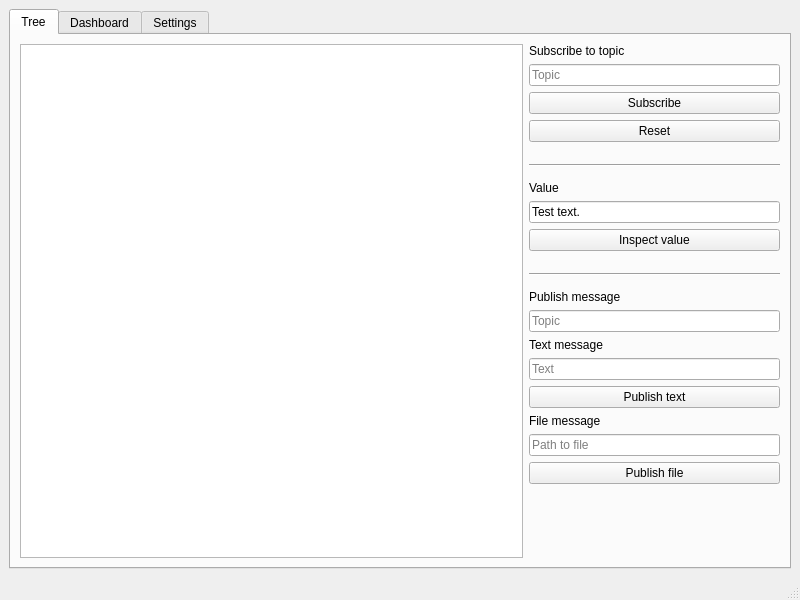
<?xml version="1.0" encoding="UTF-8"?>
<ui version="4.0">
 <class>MainWindow</class>
 <widget class="QMainWindow" name="MainWindow">
  <property name="geometry">
   <rect>
    <x>0</x>
    <y>0</y>
    <width>800</width>
    <height>600</height>
   </rect>
  </property>
  <property name="windowTitle">
   <string>MainWindow</string>
  </property>
  <widget class="QWidget" name="centralwidget">
   <layout class="QVBoxLayout" name="verticalLayout_3">
    <item>
     <widget class="QTabWidget" name="tabWidget">
      <property name="currentIndex">
       <number>0</number>
      </property>
      <widget class="QWidget" name="tree_tab">
       <attribute name="title">
        <string>Tree</string>
       </attribute>
       <layout class="QVBoxLayout" name="verticalLayout_4">
        <item>
         <layout class="QHBoxLayout" name="horizontalLayout" stretch="2,1">
          <property name="spacing">
           <number>6</number>
          </property>
          <item>
           <widget class="QTreeWidget" name="treeWidget">
            <property name="minimumSize">
             <size>
              <width>200</width>
              <height>0</height>
             </size>
            </property>
            <attribute name="headerVisible">
             <bool>false</bool>
            </attribute>
            <column>
             <property name="text">
              <string notr="true">1</string>
             </property>
            </column>
           </widget>
          </item>
          <item>
           <layout class="QVBoxLayout" name="verticalLayout">
            <item>
             <widget class="QLabel" name="subscribeToTopicLabel">
              <property name="text">
               <string>Subscribe to topic</string>
              </property>
             </widget>
            </item>
            <item>
             <widget class="QLineEdit" name="subscribeTopicTextField">
              <property name="placeholderText">
               <string>Topic</string>
              </property>
             </widget>
            </item>
            <item>
             <widget class="QPushButton" name="subscribeButton">
              <property name="text">
               <string>Subscribe</string>
              </property>
             </widget>
            </item>
            <item>
             <widget class="QPushButton" name="subscribeResetButton">
              <property name="text">
               <string>Reset</string>
              </property>
             </widget>
            </item>
            <item>
             <spacer name="verticalSpacer_1">
              <property name="orientation">
               <enum>Qt::Vertical</enum>
              </property>
              <property name="sizeType">
               <enum>QSizePolicy::Fixed</enum>
              </property>
              <property name="sizeHint" stdset="0">
               <size>
                <width>20</width>
                <height>16</height>
               </size>
              </property>
             </spacer>
            </item>
            <item>
             <widget class="Line" name="line_1">
              <property name="orientation">
               <enum>Qt::Horizontal</enum>
              </property>
             </widget>
            </item>
            <item>
             <spacer name="verticalSpacer_2">
              <property name="orientation">
               <enum>Qt::Vertical</enum>
              </property>
              <property name="sizeType">
               <enum>QSizePolicy::Fixed</enum>
              </property>
              <property name="sizeHint" stdset="0">
               <size>
                <width>20</width>
                <height>8</height>
               </size>
              </property>
             </spacer>
            </item>
            <item>
             <widget class="QLabel" name="valueLabel">
              <property name="text">
               <string>Value</string>
              </property>
             </widget>
            </item>
            <item>
             <widget class="QLineEdit" name="valueTextField">
              <property name="text">
               <string>Test text.</string>
              </property>
              <property name="readOnly">
               <bool>true</bool>
              </property>
             </widget>
            </item>
            <item>
             <widget class="QPushButton" name="valueInspectButton">
              <property name="text">
               <string>Inspect value</string>
              </property>
             </widget>
            </item>
            <item>
             <spacer name="verticalSpacer_3">
              <property name="orientation">
               <enum>Qt::Vertical</enum>
              </property>
              <property name="sizeType">
               <enum>QSizePolicy::Fixed</enum>
              </property>
              <property name="sizeHint" stdset="0">
               <size>
                <width>20</width>
                <height>16</height>
               </size>
              </property>
             </spacer>
            </item>
            <item>
             <widget class="Line" name="line_2">
              <property name="orientation">
               <enum>Qt::Horizontal</enum>
              </property>
             </widget>
            </item>
            <item>
             <spacer name="verticalSpacer_4">
              <property name="orientation">
               <enum>Qt::Vertical</enum>
              </property>
              <property name="sizeType">
               <enum>QSizePolicy::Fixed</enum>
              </property>
              <property name="sizeHint" stdset="0">
               <size>
                <width>20</width>
                <height>8</height>
               </size>
              </property>
             </spacer>
            </item>
            <item>
             <widget class="QLabel" name="publishMessageLabel">
              <property name="text">
               <string>Publish message</string>
              </property>
             </widget>
            </item>
            <item>
             <widget class="QLineEdit" name="publishTopicTextField">
              <property name="placeholderText">
               <string>Topic</string>
              </property>
             </widget>
            </item>
            <item>
             <widget class="QLabel" name="textMessageLabel">
              <property name="text">
               <string>Text message</string>
              </property>
             </widget>
            </item>
            <item>
             <widget class="QLineEdit" name="publishTextMessageTextField">
              <property name="placeholderText">
               <string>Text</string>
              </property>
             </widget>
            </item>
            <item>
             <widget class="QPushButton" name="publishTextButton">
              <property name="text">
               <string>Publish text</string>
              </property>
             </widget>
            </item>
            <item>
             <widget class="QLabel" name="fileMessageLabel">
              <property name="text">
               <string>File message</string>
              </property>
             </widget>
            </item>
            <item>
             <widget class="QLineEdit" name="publishFilePathTextField">
              <property name="placeholderText">
               <string>Path to file</string>
              </property>
              <property name="clearButtonEnabled">
               <bool>false</bool>
              </property>
             </widget>
            </item>
            <item>
             <widget class="QPushButton" name="publishFileButton">
              <property name="text">
               <string>Publish file</string>
              </property>
             </widget>
            </item>
            <item>
             <spacer name="verticalSpacer_5">
              <property name="orientation">
               <enum>Qt::Vertical</enum>
              </property>
              <property name="sizeHint" stdset="0">
               <size>
                <width>20</width>
                <height>40</height>
               </size>
              </property>
             </spacer>
            </item>
           </layout>
          </item>
         </layout>
        </item>
       </layout>
      </widget>
      <widget class="QWidget" name="dashboard_tab">
       <attribute name="title">
        <string>Dashboard</string>
       </attribute>
       <layout class="QVBoxLayout" name="verticalLayout_6">
        <item>
         <widget class="QLabel" name="label">
          <property name="text">
           <string>Not Implemented</string>
          </property>
         </widget>
        </item>
       </layout>
      </widget>
      <widget class="QWidget" name="settings_tab">
       <attribute name="title">
        <string>Settings</string>
       </attribute>
       <layout class="QVBoxLayout" name="verticalLayout_5">
        <item>
         <layout class="QVBoxLayout" name="verticalLayout_2">
          <item>
           <layout class="QHBoxLayout" name="AddressHorizontalStack">
            <item>
             <widget class="QLabel" name="AddressLabel">
              <property name="minimumSize">
               <size>
                <width>100</width>
                <height>0</height>
               </size>
              </property>
              <property name="text">
               <string>Address:</string>
              </property>
             </widget>
            </item>
            <item>
             <widget class="QLineEdit" name="AddressTextField">
              <property name="placeholderText">
               <string>Address</string>
              </property>
             </widget>
            </item>
           </layout>
          </item>
          <item>
           <layout class="QHBoxLayout" name="PortHorizontalStack">
            <item>
             <widget class="QLabel" name="PortLabel">
              <property name="minimumSize">
               <size>
                <width>100</width>
                <height>0</height>
               </size>
              </property>
              <property name="text">
               <string>Port:</string>
              </property>
             </widget>
            </item>
            <item>
             <widget class="QLineEdit" name="PortTextField">
              <property name="placeholderText">
               <string>Port</string>
              </property>
             </widget>
            </item>
           </layout>
          </item>
          <item>
           <layout class="QHBoxLayout" name="UsernameHorizontalStack">
            <item>
             <widget class="QLabel" name="UsernameLabel">
              <property name="minimumSize">
               <size>
                <width>100</width>
                <height>0</height>
               </size>
              </property>
              <property name="text">
               <string>Username:</string>
              </property>
             </widget>
            </item>
            <item>
             <widget class="QLineEdit" name="UsernameTextField">
              <property name="placeholderText">
               <string>Username</string>
              </property>
             </widget>
            </item>
           </layout>
          </item>
          <item>
           <layout class="QHBoxLayout" name="PasswordHorizontalStack">
            <item>
             <widget class="QLabel" name="passwordLabel">
              <property name="minimumSize">
               <size>
                <width>100</width>
                <height>0</height>
               </size>
              </property>
              <property name="text">
               <string>Password:</string>
              </property>
             </widget>
            </item>
            <item>
             <widget class="QLineEdit" name="passwordTextField">
              <property name="echoMode">
               <enum>QLineEdit::Password</enum>
              </property>
              <property name="placeholderText">
               <string>Password</string>
              </property>
             </widget>
            </item>
           </layout>
          </item>
          <item>
           <widget class="QPushButton" name="connectToServerButton">
            <property name="text">
             <string>Connect</string>
            </property>
           </widget>
          </item>
          <item>
           <spacer name="verticalSpacer">
            <property name="orientation">
             <enum>Qt::Vertical</enum>
            </property>
            <property name="sizeHint" stdset="0">
             <size>
              <width>20</width>
              <height>40</height>
             </size>
            </property>
           </spacer>
          </item>
         </layout>
        </item>
       </layout>
      </widget>
     </widget>
    </item>
   </layout>
  </widget>
  <widget class="QMenuBar" name="menubar">
   <property name="geometry">
    <rect>
     <x>0</x>
     <y>0</y>
     <width>800</width>
     <height>22</height>
    </rect>
   </property>
  </widget>
  <widget class="QStatusBar" name="statusbar"/>
 </widget>
 <resources/>
 <connections/>
</ui>
